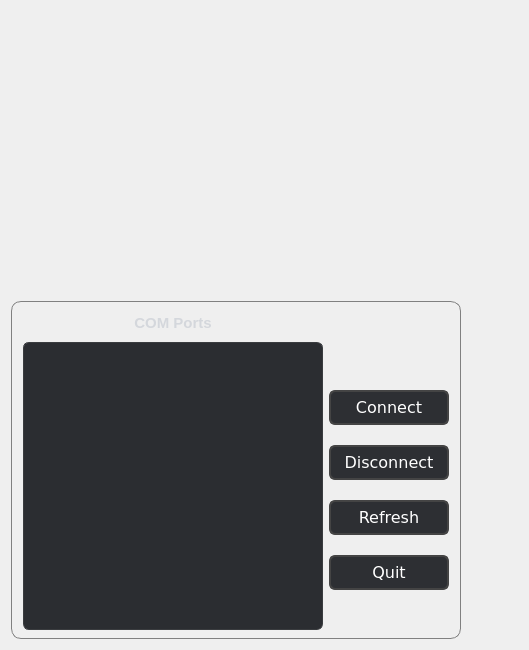
         <widget class="QWidget" name="page_home">
          <layout class="QGridLayout" name="gridLayout_2">
           <item row="0" column="0">
            <layout class="QHBoxLayout" name="horizontalLayout_6">
             <property name="spacing">
              <number>50</number>
             </property>
             <item>
              <layout class="QVBoxLayout" name="verticalLayout_7">
               <item>
                <widget class="QWidget" name="widget_2" native="true">
                 <property name="minimumSize">
                  <size>
                   <width>0</width>
                   <height>140</height>
                  </size>
                 </property>
                 <property name="maximumSize">
                  <size>
                   <width>16777215</width>
                   <height>140</height>
                  </size>
                 </property>
                 <layout class="QHBoxLayout" name="horizontalLayout_10">
                  <property name="spacing">
                   <number>50</number>
                  </property>
                  <property name="topMargin">
                   <number>30</number>
                  </property>
                  <item>
                   <widget class="QLabel" name="label_7">
                    <property name="minimumSize">
                     <size>
                      <width>150</width>
                      <height>100</height>
                     </size>
                    </property>
                    <property name="maximumSize">
                     <size>
                      <width>150</width>
                      <height>100</height>
                     </size>
                    </property>
                    <property name="text">
                     <string/>
                    </property>
                    <property name="pixmap">
                     <pixmap resource="resources.qrc">:/images/home/um6p.png</pixmap>
                    </property>
                    <property name="scaledContents">
                     <bool>true</bool>
                    </property>
                   </widget>
                  </item>
                  <item>
                   <widget class="QLabel" name="label_15">
                    <property name="minimumSize">
                     <size>
                      <width>150</width>
                      <height>100</height>
                     </size>
                    </property>
                    <property name="maximumSize">
                     <size>
                      <width>150</width>
                      <height>100</height>
                     </size>
                    </property>
                    <property name="text">
                     <string/>
                    </property>
                    <property name="pixmap">
                     <pixmap resource="resources.qrc">:/images/home/emines.png</pixmap>
                    </property>
                    <property name="scaledContents">
                     <bool>true</bool>
                    </property>
                   </widget>
                  </item>
                 </layout>
                </widget>
               </item>
               <item>
                <spacer name="verticalSpacer_8">
                 <property name="orientation">
                  <enum>Qt::Orientation::Vertical</enum>
                 </property>
                 <property name="sizeHint" stdset="0">
                  <size>
                   <width>20</width>
                   <height>100</height>
                  </size>
                 </property>
                </spacer>
               </item>
               <item>
                <widget class="QWidget" name="comWidget" native="true">
                 <property name="minimumSize">
                  <size>
                   <width>450</width>
                   <height>0</height>
                  </size>
                 </property>
                 <property name="maximumSize">
                  <size>
                   <width>450</width>
                   <height>16777215</height>
                  </size>
                 </property>
                 <property name="styleSheet">
                  <string notr="true">QWidget#comWidget{
	border: 1px solid gray;
	border-radius: 10px;
}
QWidget{
	background-color: transparent;
}</string>
                 </property>
                 <layout class="QGridLayout" name="gridLayout">
                  <item row="0" column="0">
                   <layout class="QHBoxLayout" name="horizontalLayout_5">
                    <item>
                     <layout class="QVBoxLayout" name="verticalLayout_5">
                      <item>
                       <widget class="QLabel" name="label_11">
                        <property name="styleSheet">
                         <string notr="true">QLabel {
    color: #d4d7dc;
    font-size: 15px;
    font-weight: bold;
    padding: 4px;
}
</string>
                        </property>
                        <property name="text">
                         <string>COM Ports</string>
                        </property>
                        <property name="alignment">
                         <set>Qt::AlignmentFlag::AlignCenter</set>
                        </property>
                       </widget>
                      </item>
                      <item>
                       <widget class="QListWidget" name="listCOM">
                        <property name="minimumSize">
                         <size>
                          <width>300</width>
                          <height>200</height>
                         </size>
                        </property>
                        <property name="maximumSize">
                         <size>
                          <width>300</width>
                          <height>16777215</height>
                         </size>
                        </property>
                        <property name="styleSheet">
                         <string notr="true">QListWidget {
    background: #2b2d31;
    border: 1px solid #3a3c3f;
    border-radius: 6px;
    padding: 4px;
    outline: none;
}

QListWidget::item {
    background: #34363b;
    color: white;
    padding: 12px 4px;          /* makes items bigger */
    margin: 4px 0px;            /* spacing between items */
    border-radius: 6px;     /* rounded corners */
}

QListWidget::item:hover {
    background: #3f4250;
}

QListWidget::item:selected {
    background: #4b6ea7;    /* selection color */
    color: white;
}

QListWidget::item:selected:!active {
    background: #4b6ea7;
}

QListWidget::item:pressed {
    background: #2b3143;
}
</string>
                        </property>
                        <property name="frameShape">
                         <enum>QFrame::Shape::StyledPanel</enum>
                        </property>
                        <property name="lineWidth">
                         <number>1</number>
                        </property>
                       </widget>
                      </item>
                     </layout>
                    </item>
                    <item>
                     <layout class="QVBoxLayout" name="verticalLayout_4">
                      <property name="spacing">
                       <number>20</number>
                      </property>
                      <item>
                       <spacer name="verticalSpacer_5">
                        <property name="orientation">
                         <enum>Qt::Orientation::Vertical</enum>
                        </property>
                        <property name="sizeHint" stdset="0">
                         <size>
                          <width>20</width>
                          <height>40</height>
                         </size>
                        </property>
                       </spacer>
                      </item>
                      <item>
                       <spacer name="verticalSpacer_7">
                        <property name="orientation">
                         <enum>Qt::Orientation::Vertical</enum>
                        </property>
                        <property name="sizeHint" stdset="0">
                         <size>
                          <width>20</width>
                          <height>40</height>
                         </size>
                        </property>
                       </spacer>
                      </item>
                      <item>
                       <widget class="QPushButton" name="connectBtn">
                        <property name="minimumSize">
                         <size>
                          <width>120</width>
                          <height>35</height>
                         </size>
                        </property>
                        <property name="maximumSize">
                         <size>
                          <width>120</width>
                          <height>16777215</height>
                         </size>
                        </property>
                        <property name="font">
                         <font>
                          <family>Verdana</family>
                          <pointsize>-1</pointsize>
                          <bold>false</bold>
                         </font>
                        </property>
                        <property name="styleSheet">
                         <string notr="true">QPushButton {
    background-color: #2d2f33;
    color: white;
    border: 2px solid #444;
    border-radius: 6px;
    padding: 6px 12px;
    font-size: 16px;
}

QPushButton:hover {
    background-color: #3b3e42;
    border: 1px solid #5a5d60;
}

QPushButton:pressed {
    background-color: #1f2022;
    border: 1px solid #3a3c3f;
}

QPushButton:disabled {
    background-color: #555;
    color: #aaa;
    border: 1px solid #666;
}
</string>
                        </property>
                        <property name="text">
                         <string>Connect</string>
                        </property>
                       </widget>
                      </item>
                      <item>
                       <widget class="QPushButton" name="disconnectBtn">
                        <property name="minimumSize">
                         <size>
                          <width>120</width>
                          <height>35</height>
                         </size>
                        </property>
                        <property name="maximumSize">
                         <size>
                          <width>120</width>
                          <height>16777215</height>
                         </size>
                        </property>
                        <property name="font">
                         <font>
                          <family>Verdana</family>
                          <pointsize>-1</pointsize>
                          <bold>false</bold>
                         </font>
                        </property>
                        <property name="styleSheet">
                         <string notr="true">QPushButton {
    background-color: #2d2f33;
    color: white;
    border: 2px solid #444;
    border-radius: 6px;
    padding: 6px 12px;
    font-size: 16px;
}

QPushButton:hover {
    background-color: #3b3e42;
    border: 1px solid #5a5d60;
}

QPushButton:pressed {
    background-color: #1f2022;
    border: 1px solid #3a3c3f;
}

QPushButton:disabled {
    background-color: #555;
    color: #aaa;
    border: 1px solid #666;
}
</string>
                        </property>
                        <property name="text">
                         <string>Disconnect</string>
                        </property>
                       </widget>
                      </item>
                      <item>
                       <widget class="QPushButton" name="refreshBtn">
                        <property name="minimumSize">
                         <size>
                          <width>120</width>
                          <height>35</height>
                         </size>
                        </property>
                        <property name="maximumSize">
                         <size>
                          <width>120</width>
                          <height>16777215</height>
                         </size>
                        </property>
                        <property name="font">
                         <font>
                          <family>Verdana</family>
                          <pointsize>-1</pointsize>
                          <bold>false</bold>
                         </font>
                        </property>
                        <property name="styleSheet">
                         <string notr="true">QPushButton {
    background-color: #2d2f33;
    color: white;
    border: 2px solid #444;
    border-radius: 6px;
    padding: 6px 12px;
    font-size: 16px;
}

QPushButton:hover {
    background-color: #3b3e42;
    border: 1px solid #5a5d60;
}

QPushButton:pressed {
    background-color: #1f2022;
    border: 1px solid #3a3c3f;
}

QPushButton:disabled {
    background-color: #555;
    color: #aaa;
    border: 1px solid #666;
}
</string>
                        </property>
                        <property name="text">
                         <string>Refresh</string>
                        </property>
                       </widget>
                      </item>
                      <item>
                       <widget class="QPushButton" name="quitBtn">
                        <property name="minimumSize">
                         <size>
                          <width>120</width>
                          <height>35</height>
                         </size>
                        </property>
                        <property name="maximumSize">
                         <size>
                          <width>120</width>
                          <height>16777215</height>
                         </size>
                        </property>
                        <property name="font">
                         <font>
                          <family>Verdana</family>
                          <pointsize>-1</pointsize>
                          <bold>false</bold>
                         </font>
                        </property>
                        <property name="styleSheet">
                         <string notr="true">QPushButton {
    background-color: #2d2f33;
    color: white;
    border: 2px solid #444;
    border-radius: 6px;
    padding: 6px 12px;
    font-size: 16px;
}

QPushButton:hover {
    background-color: #3b3e42;
    border: 1px solid #5a5d60;
}

QPushButton:pressed {
    background-color: #1f2022;
    border: 1px solid #3a3c3f;
}

QPushButton:disabled {
    background-color: #555;
    color: #aaa;
    border: 1px solid #666;
}
</string>
                        </property>
                        <property name="text">
                         <string>Quit</string>
                        </property>
                       </widget>
                      </item>
                      <item>
                       <spacer name="verticalSpacer_6">
                        <property name="orientation">
                         <enum>Qt::Orientation::Vertical</enum>
                        </property>
                        <property name="sizeHint" stdset="0">
                         <size>
                          <width>20</width>
                          <height>40</height>
                         </size>
                        </property>
                       </spacer>
                      </item>
                      <item>
                       <layout class="QVBoxLayout" name="verticalLayout_6"/>
                      </item>
                     </layout>
                    </item>
                   </layout>
                  </item>
                 </layout>
                </widget>
               </item>
              </layout>
             </item>
             <item>
              <widget class="QLabel" name="renderLabel">
               <property name="text">
                <string/>
               </property>
               <property name="pixmap">
                <pixmap resource="resources.qrc">:/images/render.png</pixmap>
               </property>
               <property name="scaledContents">
                <bool>true</bool>
               </property>
               <property name="alignment">
                <set>Qt::AlignmentFlag::AlignCenter</set>
               </property>
              </widget>
             </item>
            </layout>
           </item>
          </layout>
         </widget>
